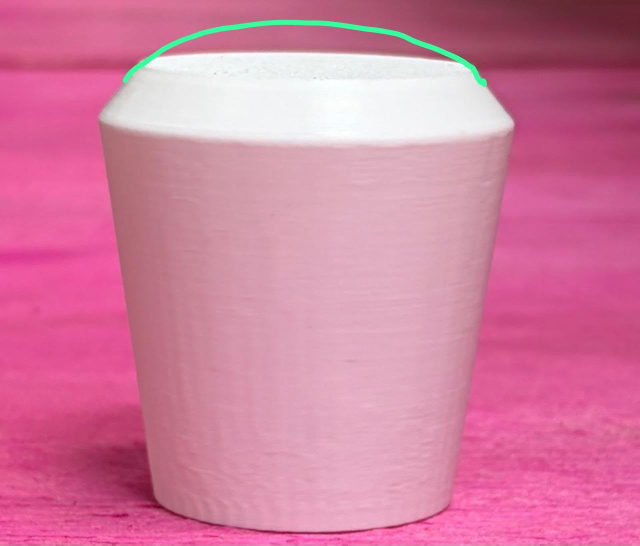
#> input picture examples/ponteira_curva.jpeg, 1280 x 1091 px (shown at 1/2 size)
$ python -i imaging.py   (imports and definitions only)
#> lines starting #> are read from the running program, lines starting #| are printed output that depends on the picture; after the words box and inside, x2 and y2 are one past the last pixel; in counts of white or black regions, pixels touching at a corner belong together
"""Leitura de fotografias e extração observável de contornos, em pixels."""
from .i18n import t
from io import BytesIO
import cv2
import numpy as np
from PIL import Image, ImageOps, UnidentifiedImageError


def read_image(data: bytes) -> np.ndarray:
    if len(data) > 30 * 1024 * 1024:
        raise ValueError(t('Imagem acima do limite de 30 MB.'))
    try:
        with Image.open(BytesIO(data)) as image:
            if image.format not in {"JPEG", "PNG"}:
                raise ValueError(t('Envie uma fotografia JPEG ou PNG.'))
            if image.width * image.height > 24_000_000:
                raise ValueError(t('Imagem acima de 24 megapixels; reduza a resolução.'))
            return np.asarray(ImageOps.exif_transpose(image).convert("RGB")).copy()
    except (UnidentifiedImageError, OSError, Image.DecompressionBombError) as exc:
        raise ValueError(t('Não foi possível ler a fotografia. Envie um JPEG ou PNG válido e completo.')) from exc


def png_bytes(rgb: np.ndarray) -> bytes:
    output = BytesIO()
    Image.fromarray(rgb).save(output, format="PNG")
    return output.getvalue()


def process_image(rgb, settings=None):
    settings = settings or {}
    height, width = rgb.shape[:2]
#> height = 1091; width = 1280
    x0, y0, x1, y1 = map(int, settings.get("crop", [0, 0, width, height]))
#> x0 = 0; y0 = 0; x1 = 1280; y1 = 1091
    x0, x1 = max(0, x0), min(width, x1)
    y0, y1 = max(0, y0), min(height, y1)
    if x1 - x0 < 8 or y1 - y0 < 8:
        raise ValueError(t('Recorte muito pequeno ou invertido.'))
    crop = rgb[y0:y1, x0:x1]
    gray = cv2.cvtColor(crop, cv2.COLOR_RGB2GRAY)
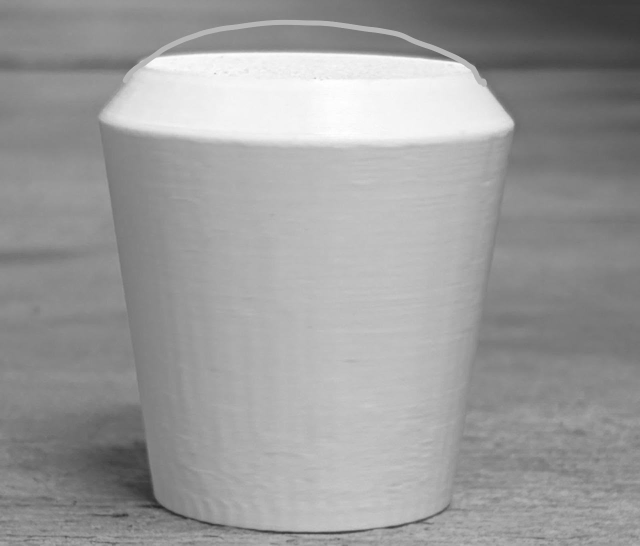
#> gray: shape (1091, 1280) (shown at 1/2 size); min 35, max 255, mean 155.2
    gray = cv2.convertScaleAbs(gray, alpha=float(settings.get("contrast", 1.0)), beta=float(settings.get("brightness", 0)))
    blur = int(settings.get("blur", 3)) | 1
    if blur > 1:
        gray = cv2.GaussianBlur(gray, (min(blur, 21), min(blur, 21)), 0)
    method = settings.get("method", "Canny")
    if method == "Canny":
        mask = cv2.Canny(gray, int(settings.get("low", 50)), int(settings.get("high", 150)))
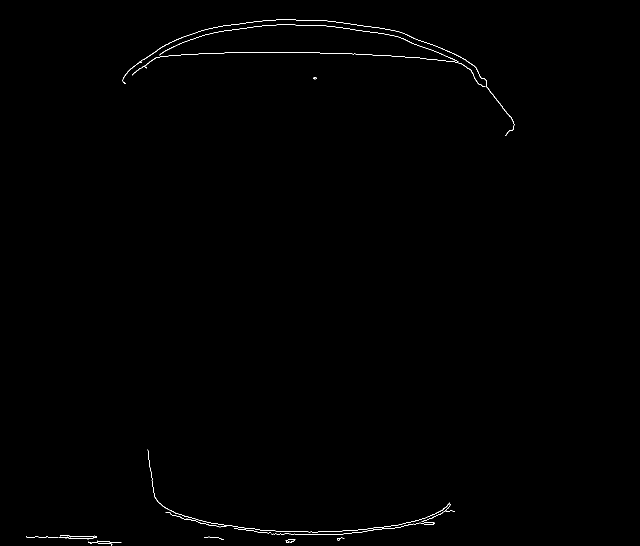
#> mask: shape (1091, 1280) (shown at 1/2 size); 0.31% white in thin lines or dots, all inside (x1, y1, x2, y2) = (52, 39, 1029, 1091)
    elif method in {"Escuro", "Claro"}:
        flag = cv2.THRESH_BINARY_INV if method == "Escuro" else cv2.THRESH_BINARY
        threshold = int(settings.get("threshold", 0))
        _, mask = cv2.threshold(gray, threshold, 255, flag | (cv2.THRESH_OTSU if threshold == 0 else 0))
    elif method == "Fundo colorido":
        hsv = cv2.cvtColor(crop, cv2.COLOR_RGB2HSV)
        mask = np.where((hsv[:, :, 1] < int(settings.get("saturation", 105))) & (gray > 65), 255, 0).astype(np.uint8)
    else:
        raise ValueError(t('Método de detecção desconhecido.'))
    close = int(settings.get("close", 3))
    if close > 0:
        mask = cv2.morphologyEx(mask, cv2.MORPH_CLOSE, np.ones((close, close), np.uint8))
    contours, _ = cv2.findContours(mask, cv2.RETR_EXTERNAL, cv2.CHAIN_APPROX_SIMPLE)
#> contours = 8 contours, 2 with area under 20; largest, box (x1, y1, x2, y2) and area: (295, 899, 910, 1069) 1294, (245, 39, 1029, 272) 336, (52, 1070, 194, 1079) 294, (176, 1081, 243, 1091) 104, (571, 1078, 591, 1086) 80, (674, 1075, 689, 1081) 22
    area_min = float(settings.get("min_area", 100))
    contours = sorted((c + np.array([[[x0, y0]]]) for c in contours if cv2.contourArea(c) >= area_min), key=cv2.contourArea, reverse=True)[:50]
#> contours = 4 items
    overlay = rgb.copy()
    for index, contour in enumerate(contours):
        cv2.drawContours(overlay, [contour], -1, (0, 210, 160), 2)
        p = contour.reshape(-1, 2)[0]
        cv2.putText(overlay, str(index + 1), tuple(p), cv2.FONT_HERSHEY_SIMPLEX, .7, (20, 30, 240), 2)
#> this loop made 4 passes
#> p on passes 1 to 4: [295, 899], [552, 39], [120, 1070], [194, 1081]
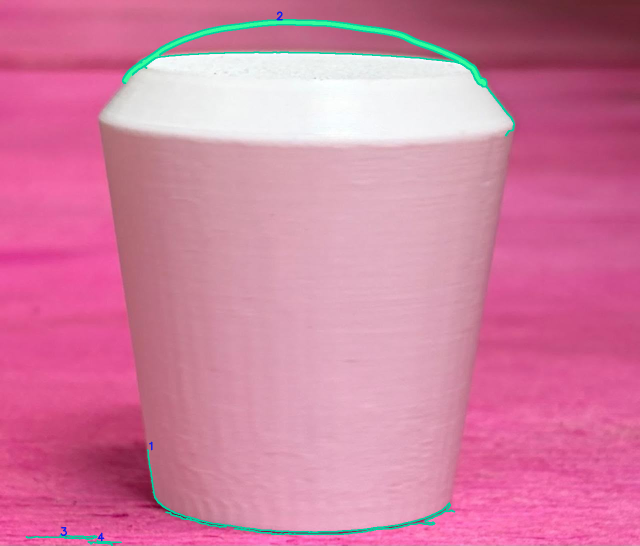
#> overlay: shape (1091, 1280, 3) (shown at 1/2 size); mean R, G, B 209.5, 126.4, 159.9
    processed = np.zeros((height, width), np.uint8)
    processed[y0:y1, x0:x1] = mask
    return {"gray": gray, "mask": processed, "contours": contours, "overlay": overlay, "crop": [x0, y0, x1, y1]}


def contour_points(contour, tolerance=2.0):
    points = cv2.approxPolyDP(contour, float(tolerance), True).reshape(-1, 2)
    if len(points) < 3:
        raise ValueError(t('O contorno tem menos de três pontos. Reduza a simplificação.'))
    return [{"x": float(x), "y": float(y), "kind": "line"} for x, y in points]


def right_wall(contour, samples=12, trim_top=.09, trim_bottom=.06):
    """Amostra a silhueta direita; perspectiva/escala continuam sendo hipóteses."""
    x, y, w, h = cv2.boundingRect(contour)
    mask = np.zeros((y + h + 2, x + w + 2), np.uint8)
    cv2.drawContours(mask, [contour], -1, 255, cv2.FILLED)
    points = []
    for row in np.linspace(y + h * (1 - trim_bottom), y + h * trim_top, samples):
        rr = int(row)
        cols = np.flatnonzero(mask[rr])
        if len(cols):
            points.append({"x": float(cols[-1]), "y": float(rr), "kind": "line"})
    if len(points) < 2:
        raise ValueError(t('Não foi possível amostrar a lateral deste contorno.'))
    return points, {"axis_x": x + w / 2, "baseline_y": y + h - 1, "height_px": h, "bounds": [x, y, w, h]}

>>> import cv2
>>> picture = cv2.cvtColor(cv2.imread('../examples/ponteira_curva.jpeg'), cv2.COLOR_BGR2RGB)
>>> result = process_image(picture)
#> result = 5 items
